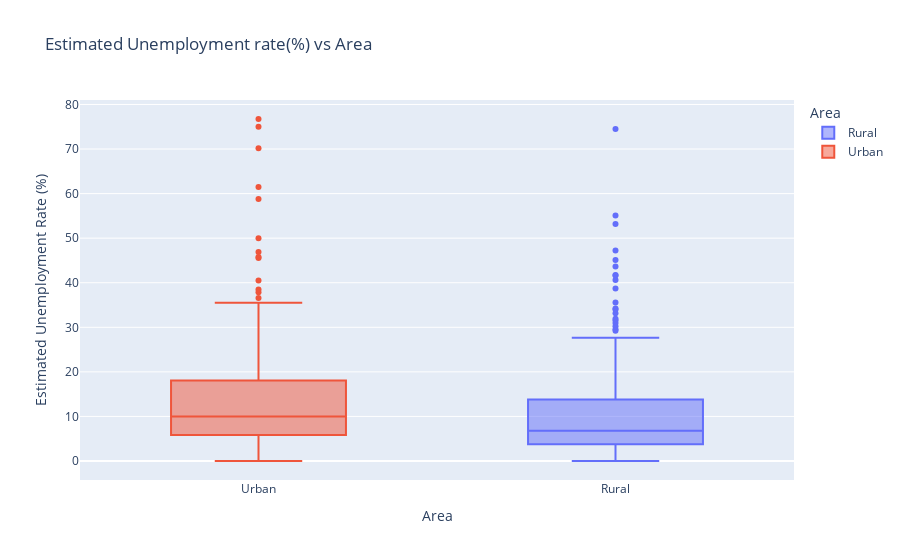

This figure's notebook cell:
### Code cell
plt.figure(figsize=(20,15))
fig = px.box(unemp_non_null,x='Area',y='Estimated Unemployment Rate (%)',color='Area',title='Estimated Unemployment rate(%) vs Area',template='plotly')
fig.update_layout(xaxis={'categoryorder':'total descending'})
fig.show()

### Figure 1 — Plotly figure (JSON) as saved in the notebook; plotly's stock layout.template omitted (floating-point values rounded to 4 significant figures; data arrays with more than 128 entries replaced by an {"elided": "..."} marker saying what was removed)
{"data": [{"alignmentgroup": "True", "hovertemplate": "Area=%{x}<br>Estimated Unemployment Rate (%)=%{y}<extra></extra>", "legendgroup": "Rural", "marker": {"color": "#636efa"}, "name": "Rural", "notched": false, "offsetgroup": "Rural", "orientation": "v", "showlegend": true, "type": "box", "x": {"elided": "359 str values"}, "x0": " ", "xaxis": "x", "y": {"elided": "359 float values"}, "y0": " ", "yaxis": "y"}, {"alignmentgroup": "True", "hovertemplate": "Area=%{x}<br>Estimated Unemployment Rate (%)=%{y}<extra></extra>", "legendgroup": "Urban", "marker": {"color": "#EF553B"}, "name": "Urban", "notched": false, "offsetgroup": "Urban", "orientation": "v", "showlegend": true, "type": "box", "x": {"elided": "381 str values"}, "x0": " ", "xaxis": "x", "y": {"elided": "381 float values"}, "y0": " ", "yaxis": "y"}], "layout": {"boxmode": "overlay", "legend": {"title": {"text": "Area"}, "tracegroupgap": 0}, "title": {"text": "Estimated Unemployment rate(%) vs Area"}, "xaxis": {"anchor": "y", "categoryarray": ["Rural", "Urban"], "categoryorder": "total descending", "domain": [0, 1], "title": {"text": "Area"}}, "yaxis": {"anchor": "x", "domain": [0, 1], "title": {"text": "Estimated Unemployment Rate (%)"}}}}
